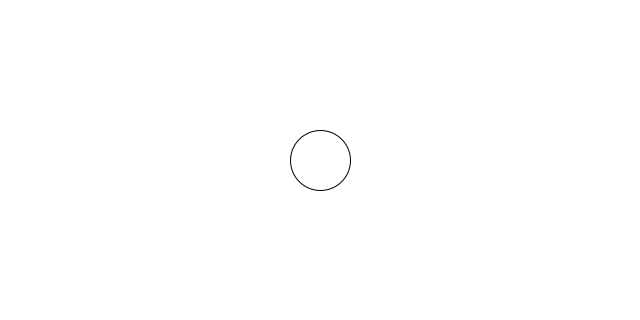
Frame 1 (no input)
Frame 60 (the mouse pressed at the canvas centre just before this capture): identical to frame 1, image omitted
Frame 120 (the mouse held since frame 60 and released just before this capture): identical to frame 1, image omitted

The Processing sketch that drew this single still picture (run headless with seeded random() and noise(); from frame 60 on, the mouse is pressed at the canvas centre):

// Processing sketch: circles_array
// ── circles_array.pde
//Guillermo Montecinos
//2017 04 10
//Import libraries

Circulo circulo;

void setup(){
  size(640,320);
  circulo = new Circulo(width/2,height/2,60);
}

void draw(){
  background(255);
  circulo.update();
}

class Circulo{
  float x;
  float y;
  float radio;
  
  Circulo(float Xin, float Yin,float radIn){
    x=Xin;
    y=Yin;
    radio=radIn;
  }
  
  void update(){
    ellipse(x,y,radio,radio);
  }
}
